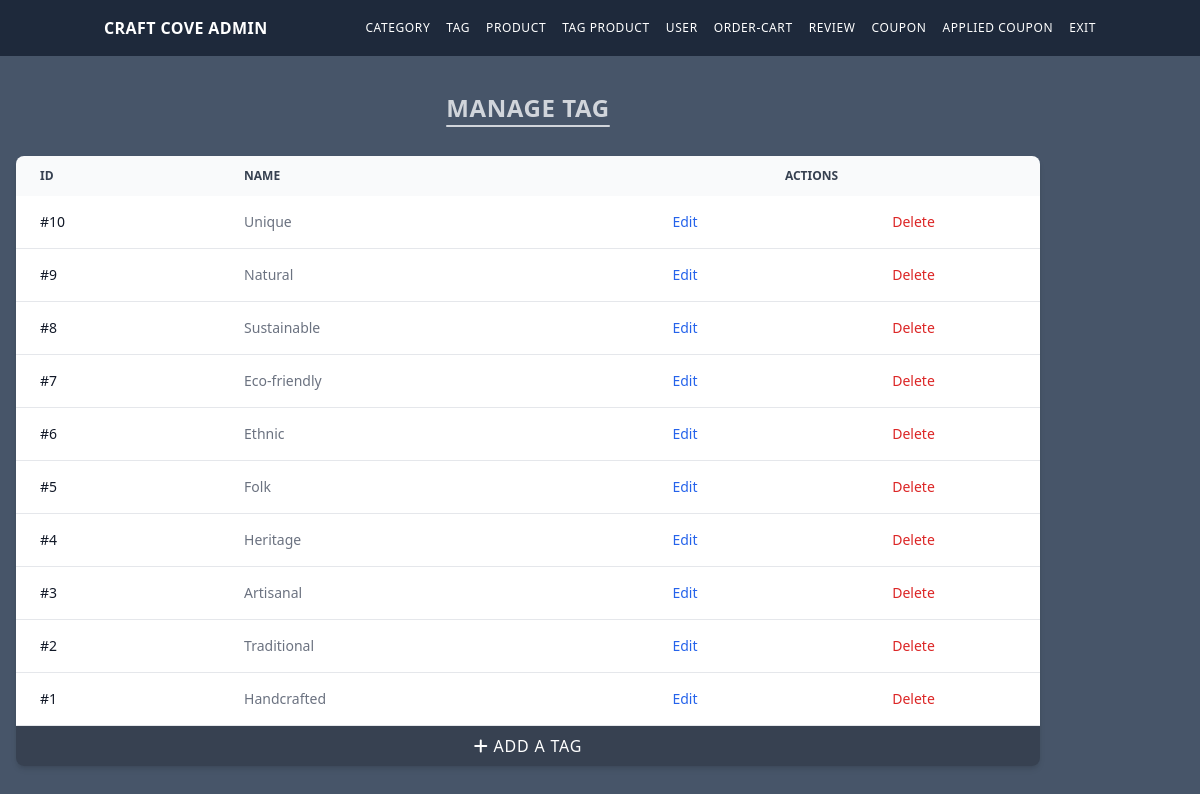
/admin_tag.php (signed in), run on the app's committed database.
### tables this page shows
CREATE TABLE tag
(
    id   INT AUTO_INCREMENT PRIMARY KEY,
    name VARCHAR(255) NOT NULL UNIQUE
);

### admin_tag.php (the view, shortened to what this page needs)
<?php
global $conn;
$sql = 'SELECT * FROM tag order by id desc';
$result = $conn->query($sql);
?>
<div class="container mt-5">
    <h1 class="text-gray-300 text-2xl tracking-wide uppercase text-center font-semibold underline underline-offset-8 mb-8">
        Manage Tag</h1>
    <div class="relative overflow-x-auto shadow-md sm:rounded-lg">
        <table class="w-full text-sm text-left rtl:text-right text-gray-500 dark:text-gray-400">
            <thead class="text-xs text-gray-700 uppercase bg-gray-50 dark:bg-gray-700 dark:text-gray-400">
            <tr>
                <th scope="col" class="px-6 py-3">
                    ID
                </th>
                <th scope="col" class="px-6 py-3">
                    Name
                </th>
                <th colspan="2" scope="col" class="px-6 py-3 text-center">
                    Actions
                </th>
            </tr>
            </thead>
            <tbody>
            <?php while ($row = mysqli_fetch_assoc($result)) : ?>
                <tr class="bg-white border-b dark:bg-gray-800 dark:border-gray-700 hover:bg-gray-50 dark:hover:bg-gray-600">
                    <th scope="row" class="px-6 py-4 font-medium text-gray-900 whitespace-nowrap dark:text-white">
                        #<?= $row['id'] ?>
                    </th>
                    <td class="px-6 py-4">
                        <?= $row['name'] ?>
                    </td>
                    <td class="px-6 py-4 text-center">
                        <a href="admin_tag_edit.php?id=<?= $row['id'] ?>"
                           class="font-medium text-blue-600 dark:text-blue-500 hover:underline">Edit</a>
                    </td>
                    <td class="px-6 py-4 text-center">
                        <a href="admin_tag_delete.php?id=<?= $row['id'] ?>"
                           class="font-medium text-red-600 dark:text-red-500 hover:underline">Delete</a>
                    </td>
                </tr>
            <?php endwhile; ?>
            </tbody>
        </table>
        <a href="admin_tag_add.php"
           class="text-white bg-gray-700 w-full block uppercase text-center py-2 tracking-wider"><i
                    class="fa-solid fa-plus"></i> Add a tag</a>
    </div>
</div>

### data on the page
tag: id "10", name "Unique"
tag: id "9", name "Natural"
tag: id "8", name "Sustainable"
tag: id "7", name "Eco-friendly"
tag: id "6", name "Ethnic"
tag: id "5", name "Folk"
tag: id "4", name "Heritage"
tag: id "3", name "Artisanal"
tag: id "2", name "Traditional"
tag: id "1", name "Handcrafted"
